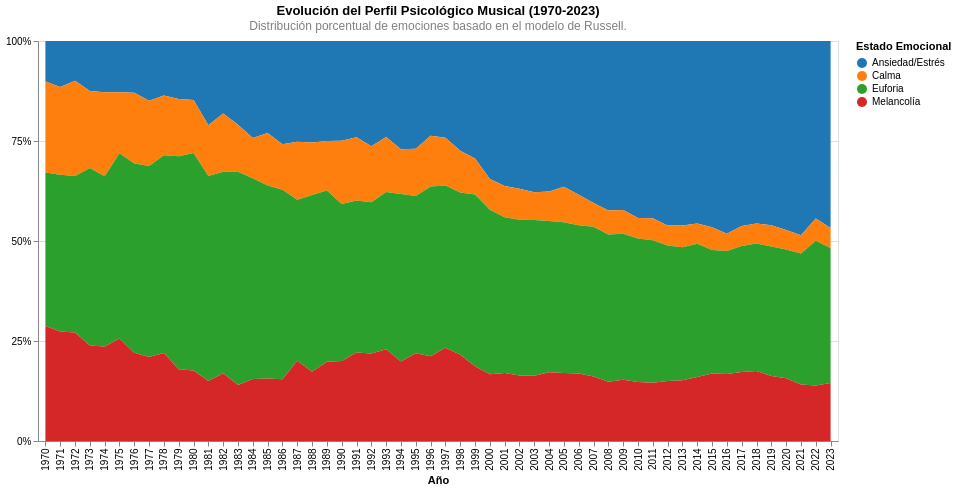

The notebook cell this image was saved under:
### Markdown cell above
### Gráfico

### Code cell
# streamgraph
stream = alt.Chart(counts).mark_area().encode(
    x=alt.X('year:O', title='Año'),
    y=alt.Y('cantidad:Q', 
        stack='normalize', 
        axis=alt.Axis(format='%', values=[0, 0.25, 0.50, 0.75, 1.0], title=None)),
    color=alt.Color('Emocion:N', scale=alt.Scale(scheme='category10'), title='Estado Emocional'),
    tooltip=['year', 'Emocion', 'porcentaje']
).properties(
    width=800, 
    height=400, 
    title={
        "text": ["Evolución del Perfil Psicológico Musical (1970-2023)"],
        "subtitle": ["Distribución porcentual de emociones basado en el modelo de Russell."],
        "color": "black",
        "subtitleColor": "gray"
    }
)

stream = stream.configure(
    background='transparent'
)

stream

### Figure 1 — Vega-Lite specification as saved in the notebook (floating-point values rounded to 4 significant figures; data arrays with more than 128 entries replaced by an {"elided": "..."} marker saying what was removed)
{"config": {"view": {"continuousWidth": 300, "continuousHeight": 300}, "background": "transparent"}, "data": {"name": "data-351a6d8ed0d063fa616e71cb335d26f1"}, "mark": {"type": "area"}, "encoding": {"color": {"field": "Emocion", "scale": {"scheme": "category10"}, "title": "Estado Emocional", "type": "nominal"}, "tooltip": [{"field": "year", "type": "quantitative"}, {"field": "Emocion", "type": "nominal"}, {"field": "porcentaje", "type": "quantitative"}], "x": {"field": "year", "title": "Año", "type": "ordinal"}, "y": {"axis": {"format": "%", "title": null, "values": [0, 0.25, 0.5, 0.75, 1.0]}, "field": "cantidad", "stack": "normalize", "type": "quantitative"}}, "height": 400, "title": {"text": ["Evolución del Perfil Psicológico Musical (1970-2023)"], "subtitle": ["Distribución porcentual de emociones basado en el modelo de Russell."], "color": "black", "subtitleColor": "gray"}, "width": 800, "$schema": "https://vega.github.io/schema/vega-lite/v6.1.0.json", "datasets": {"data-351a6d8ed0d063fa616e71cb335d26f1": {"elided": "216 records"}}}
